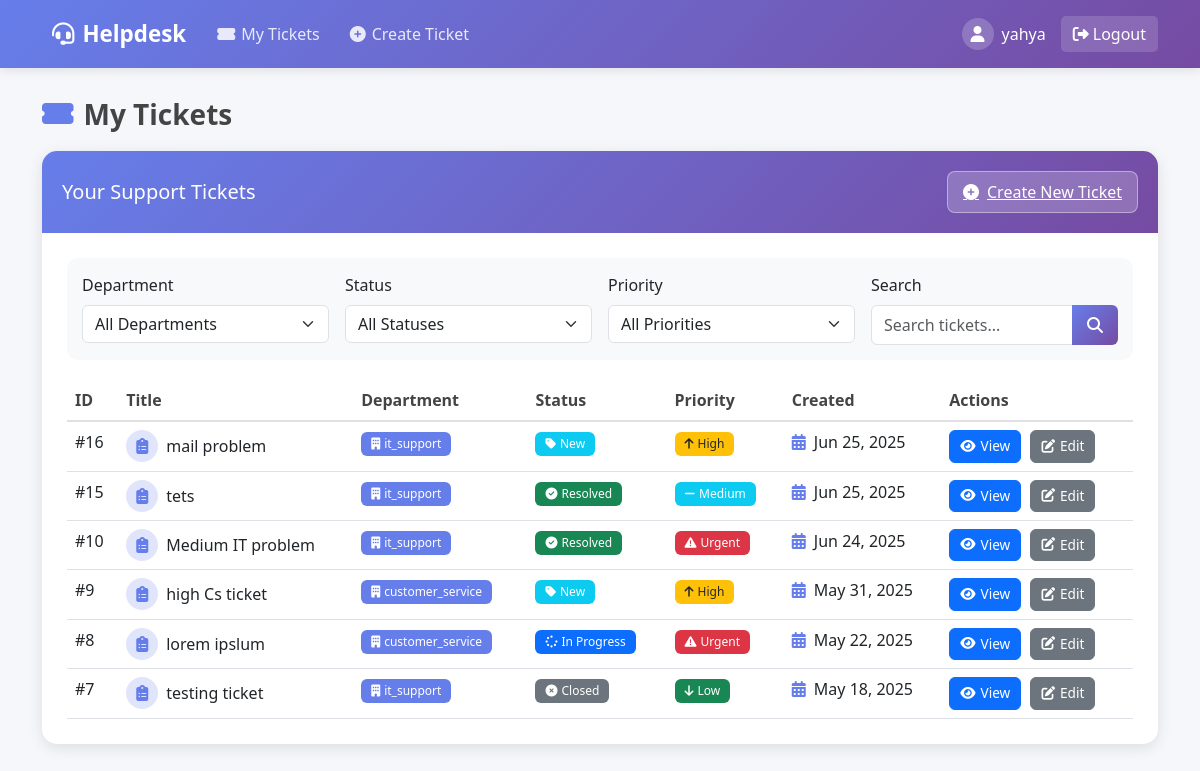
Before: /my-tickets/ (signed in) with the older database file.
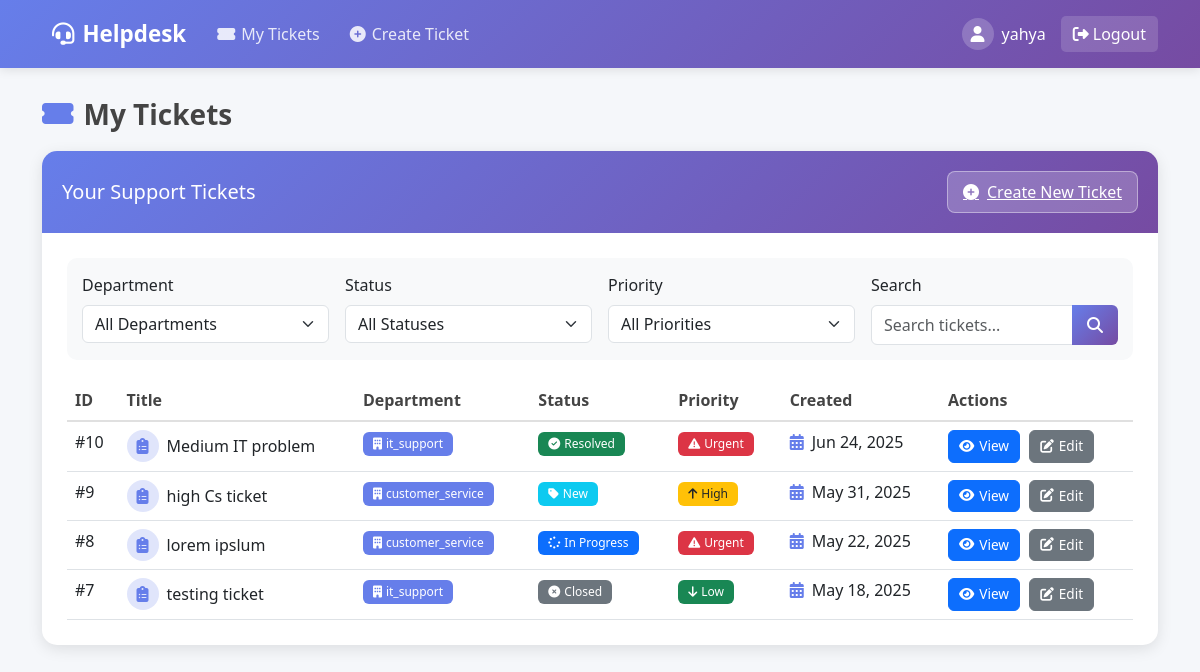
After: the same page with the newer database file.
### tickets/models.py (models this page shows, shortened)
class Ticket(models.Model):
    STATUS_CHOICES = (
        ('new', 'New'),
        ('in_progress', 'In Progress'),
        ('pending', 'Pending'),
        ('resolved', 'Resolved'),
        ('closed', 'Closed'),
    )
    PRIORITY_CHOICES = (
        ('low', 'Low'),
        ('medium', 'Medium'),
        ('high', 'High'),
        ('urgent', 'Urgent'),
    )
    title = models.CharField(max_length=200)
    description = models.TextField()
    created_by = models.ForeignKey(User, on_delete=models.CASCADE, related_name='created_tickets')
    assigned_to = models.ForeignKey(User, on_delete=models.SET_NULL, null=True, blank=True, related_name='assigned_tickets')
    department = models.ForeignKey(Department, on_delete=models.PROTECT, related_name='tickets', null=True, blank=True)
    status = models.CharField(max_length=20, choices=STATUS_CHOICES, default='new')
    priority = models.CharField(max_length=20, choices=PRIORITY_CHOICES, default='medium')
    created_at = models.DateTimeField(auto_now_add=True)
    updated_at = models.DateTimeField(auto_now=True)
    resolution_notes = models.TextField(blank=True, null=True, help_text="Notes about how the ticket was resolved")

class Department(models.Model):
    name = models.CharField(max_length=100, unique=True)
    description = models.TextField(blank=True)
    staff = models.ManyToManyField(User, related_name='departments', limit_choices_to={'is_staff': True})
    created_at = models.DateTimeField(auto_now_add=True)

### tickets/views.py (the view)
# urls.py: path('my-tickets/', views.my_tickets, name='my_tickets'),
@login_required
def my_tickets(request):
    if request.user.is_staff or request.user.is_superuser:
        messages.warning(request, "Staff and administrators do not have personal tickets.")
        return redirect('dashboard')
    status = request.GET.get('status', '')
    priority = request.GET.get('priority', '')
    search = request.GET.get('search', '')
    department_id = request.GET.get('department', '')
    tickets = Ticket.objects.filter(created_by=request.user)
    if status:
        tickets = tickets.filter(status=status)
    if priority:
        tickets = tickets.filter(priority=priority)
    if department_id:
        tickets = tickets.filter(department_id=department_id)
    if search:
        tickets = tickets.filter(
            Q(title__icontains=search) |
            Q(description__icontains=search)
        )
    tickets = tickets.order_by('-created_at')
    departments = Department.objects.all()
    context = {
        'tickets': tickets,
        'status_filter': status,
        'priority_filter': priority,
        'search_query': search,
        'departments': departments,
        'selected_department': department_id,
    }
    return render(request, 'tickets/my_tickets.html', context)

### tickets/templates/tickets/my_tickets.html (shortened to what the changed rows need)
{% extends 'base.html' %}
{% block content %}
<div class="row mb-4">
    <div class="col-12">
        <div class="ticket-card">
            <div class="ticket-body">
                {% if tickets %}
                <div class="table-responsive">
                    <table class="table table-hover">
                        <thead>
                            <tr>
                                <th>ID</th>
                                <th>Title</th>
                                <th>Department</th>
                                <th>Status</th>
                                <th>Priority</th>
                                <th>Created</th>
                                <th>Actions</th>
                            </tr>
                        </thead>
                        <tbody>
                            {% for ticket in tickets %}
                            <tr>
                                <td>#{{ ticket.id }}</td>
                                <td>
                                    <div class="d-flex align-items-center">
                                        <div class="me-2" style="background-color: rgba(102, 126, 234, 0.2); width: 32px; height: 32px; border-radius: 50%; display: flex; align-items: center; justify-content: center;">
                                            <i class="fas fa-clipboard-list" style="color: var(--primary-color);"></i>
                                        </div>
                                        {{ ticket.title }}
                                    </div>
                                </td>
                                <td>
                                    <span class="badge" style="background-color: var(--primary-color);">
                                        <i class="fas fa-building me-1"></i>{{ ticket.department.name }}
                                    </span>
                                </td>
                                <td>
                                    {% if ticket.status == 'new' %}
                                    <span class="badge bg-info">
                                        <i class="fas fa-tag me-1"></i>New
                                    </span>
                                    {% elif ticket.status == 'in_progress' %}
                                    <span class="badge bg-primary">
                                        <i class="fas fa-spinner me-1"></i>In Progress
                                    </span>
                                    {% elif ticket.status == 'pending' %}
                                    <span class="badge bg-warning text-dark">
                                        <i class="fas fa-clock me-1"></i>Pending
                                    </span>
                                    {% elif ticket.status == 'resolved' %}
                                    <span class="badge bg-success">
                                        <i class="fas fa-check-circle me-1"></i>Resolved
                                    </span>
                                    {% else %}
                                    <span class="badge bg-secondary">
                                        <i class="fas fa-times-circle me-1"></i>Closed
                                    </span>
                                    {% endif %}
                                </td>
                                <td>
                                    {% if ticket.priority == 'low' %}
                                    <span class="badge bg-success">
                                        <i class="fas fa-arrow-down me-1"></i>Low
                                    </span>
                                    {% elif ticket.priority == 'medium' %}
                                    <span class="badge bg-info">
                                        <i class="fas fa-minus me-1"></i>Medium
                                    </span>
                                    {% elif ticket.priority == 'high' %}
                                    <span class="badge bg-warning text-dark">
                                        <i class="fas fa-arrow-up me-1"></i>High
                                    </span>
                                    {% else %}
                                    <span class="badge bg-danger">
                                        <i class="fas fa-exclamation-triangle me-1"></i>Urgent
                                    </span>
                                    {% endif %}
                                </td>
                                <td>
                                    <span class="d-flex align-items-center">
                                        <i class="fas fa-calendar-alt me-2" style="color: var(--primary-color);"></i>
                                        {{ ticket.created_at|date:"M d, Y" }}
                                    </span>
                                </td>
                                <td>
                                    <a href="{% url 'ticket_detail' ticket.id %}" class="btn btn-primary btn-sm action-btn">
                                        <i class="fas fa-eye"></i>View
                                    </a>
                                    <a href="{% url 'update_ticket' ticket.id %}" class="btn btn-secondary btn-sm action-btn">
                                        <i class="fas fa-edit"></i>Edit
                                    </a>
                                </td>
                            </tr>
                            {% endfor %}
                        </tbody>
                    </table>
                </div>
                {% endif %}
            </div>
        </div>
    </div>
</div>
{% endblock %}

Changed rows visible on the page:
removed Ticket: id "16", title "mail problem", department.name "it_support", status "new" (drawn), priority "high" (drawn), created_at "Jun 25, 2025"
removed Ticket: id "15", title "tets", department.name "it_support", status "resolved" (drawn), priority "medium" (drawn), created_at "Jun 25, 2025"
